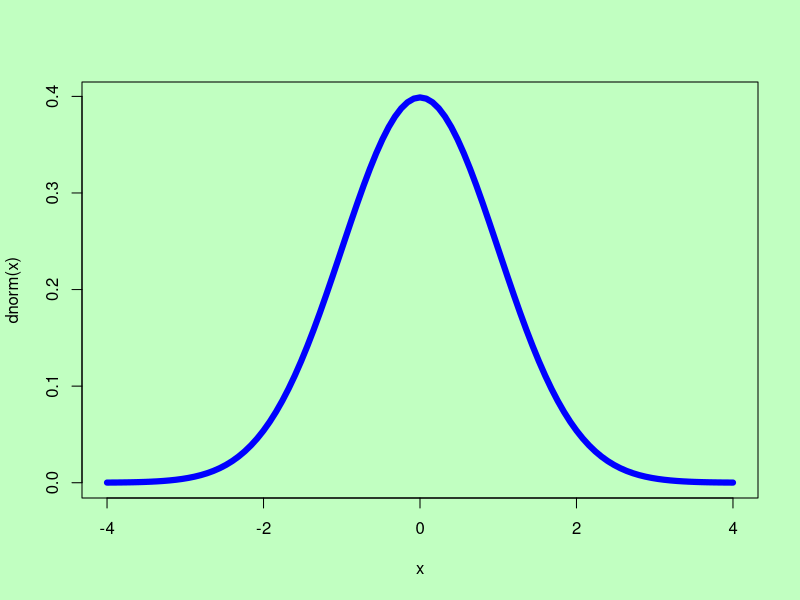
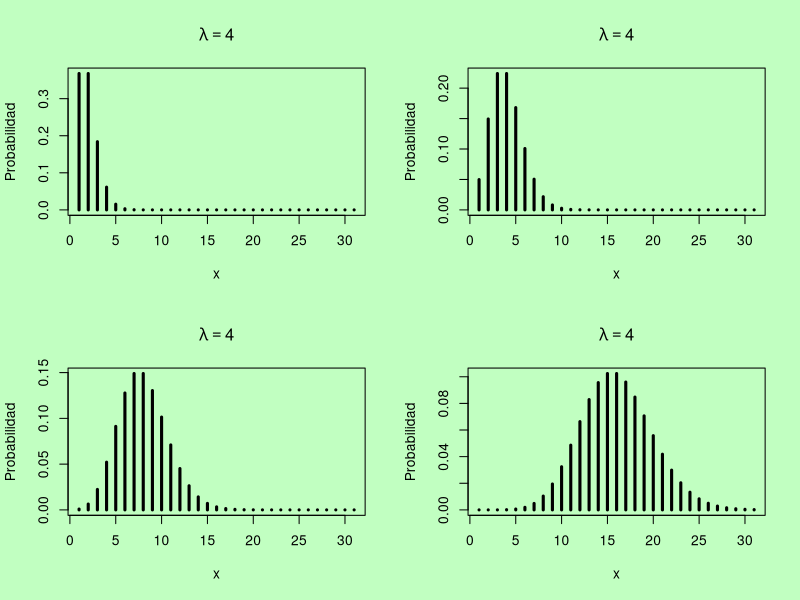
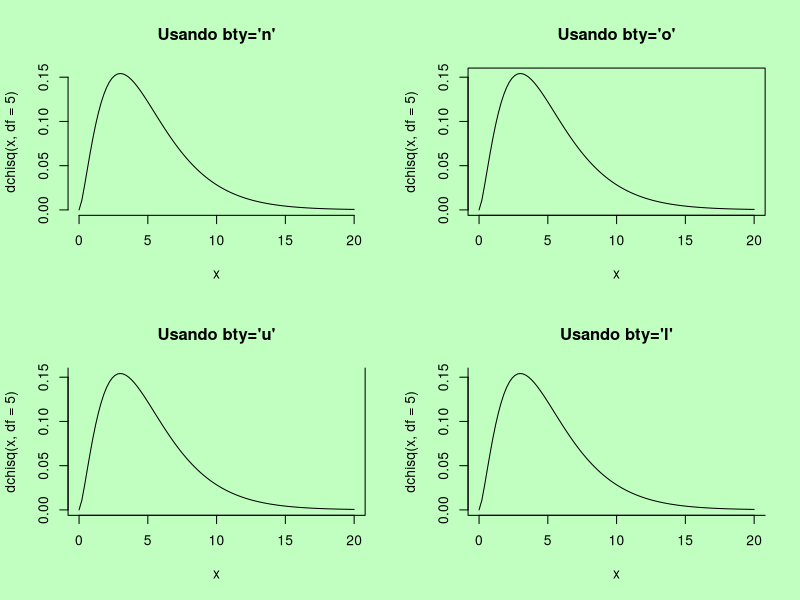

Here is the R script that generated these plots, in order:
## ---- chunk 1
par(bg='darkseagreen1')
curve(dnorm, lwd=6, col='blue', xlim=c(-4, 4))
## ---- chunk 2
par(mfrow=c(2, 2))

lambdas <- c(1, 3, 7, 15)

for (i in 1:4) {
  plot(dpois(x=0:30, lambda=lambdas[i]), lwd=3,
       type='h', xlab='x', ylab='Probabilidad')
  title(expression(lambda == 4))
} 
## ---- chunk 3
par(bty='n', mfrow=c(2, 2))
curve(dchisq(x, df=5), xlim=c(0, 20))
title("Usando bty='n'")
par(bty='o')
curve(dchisq(x, df=5), xlim=c(0, 20))
title("Usando bty='o'")
par(bty='u')
curve(dchisq(x, df=5), xlim=c(0, 20))
title("Usando bty='u'")
par(bty='l')
curve(dchisq(x, df=5), xlim=c(0, 20))
title("Usando bty='l'")
